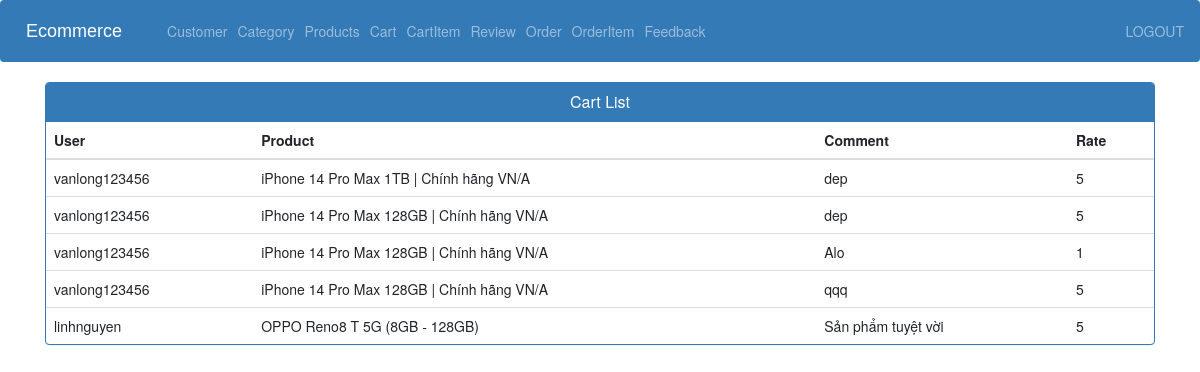
The app's page /review_view_admin/ (signed in) with its own data.
### store/models.py (models this page shows, shortened)
class Review(models.Model):
    user = models.ForeignKey(User,models.CASCADE)
    product = models.ForeignKey(Product,models.CASCADE)
    comment = models.TextField(max_length=255)
    rate = models.IntegerField(default=0)
    created_at = models.DateTimeField(auto_now_add=True)

class Product(models.Model):
    category = models.ForeignKey(Category,on_delete=models.CASCADE)
    name = models.CharField(max_length=255,null=False, blank=True)
    image = models.ImageField(upload_to=get_file_path,null=True,blank=True)
    quantity = models.IntegerField(null=False, blank=False)
    description = models.TextField(max_length=1000,null=False, blank=False)
    original_price = models.FloatField(null=False, blank=False)
    selling_price = models.FloatField(null=False, blank=False)
    status = models.BooleanField(default=False, help_text="0=default, 1=Hidden")
    trending = models.BooleanField(default=False,help_text="0=default, 1=Trending")
    created_at = models.DateTimeField(auto_now_add=True)

### store/views.py (the view)
# urls.py: path('review_view_admin/',views.review_view_admin, name='review_view_admin'),
@login_required(login_url='adminlogin')
def review_view_admin(request):
    review_list= Review.objects.all()
    page = request.GET.get('page', 1)
    paginator = Paginator(review_list, 10)
    try:
        reviews = paginator.page(page)
    except PageNotAnInteger:
        reviews = paginator.page(1)
    except EmptyPage:
        reviews = paginator.page(paginator.num_pages)
    context = {'reviews':reviews}
    return render(request, 'admin/view_review.html',context)

### store/templates/admin/view_review.html (shortened to what this page needs)
{% extends 'admin/admin_base.html' %}
{% load static %}
{% block content %}
<head>
  <link href="//netdna.bootstrapcdn.com/bootstrap/3.0.0/css/bootstrap.min.css" rel="stylesheet" id="bootstrap-css">
</head>
<div class="container vh-100">
  <div class="panel panel-primary">
    <div class="panel-heading">
      <h6 class="panel-title">Cart List</h6>
    </div>
    <table class="table table-hover" id="dev-table">
      <thead>
        <tr>
          <th>User</th>
          <th>Product</th>
          <th>Comment</th>
          <th>Rate</th>
        </tr>
      </thead>
      {% for p in reviews %}
      {% if p %}
      <tr>
        <td> {{p.user.username}}</td>
        <td>{{ p.product.name }}</td>
        <td>{{p.comment}}</td>
        <td>{{p.rate}}</td>
      </tr>
      {%else%}
      <br><br><br>
      <h1>no products</h1>
      {% endif %}
      {% endfor %}
    </table>
  </div>
</div>
{% endblock content %}

### store/templates/admin/view_review.html (style rules this page uses)
h6 { text-align: center; }

### records on screen
Review: user.username "vanlong123456", product.name "iPhone 14 Pro Max 1TB | Chính hãng VN/A", comment "dep", rate "5"
Review: user.username "vanlong123456", product.name "iPhone 14 Pro Max 128GB | Chính hãng VN/A", comment "dep", rate "5"
Review: user.username "vanlong123456", product.name "iPhone 14 Pro Max 128GB | Chính hãng VN/A", comment "Alo", rate "1"
Review: user.username "vanlong123456", product.name "iPhone 14 Pro Max 128GB | Chính hãng VN/A", comment "qqq", rate "5"
Review: user.username "linhnguyen", product.name "OPPO Reno8 T 5G (8GB - 128GB)", comment "Sản phẩm tuyệt vời", rate "5"
